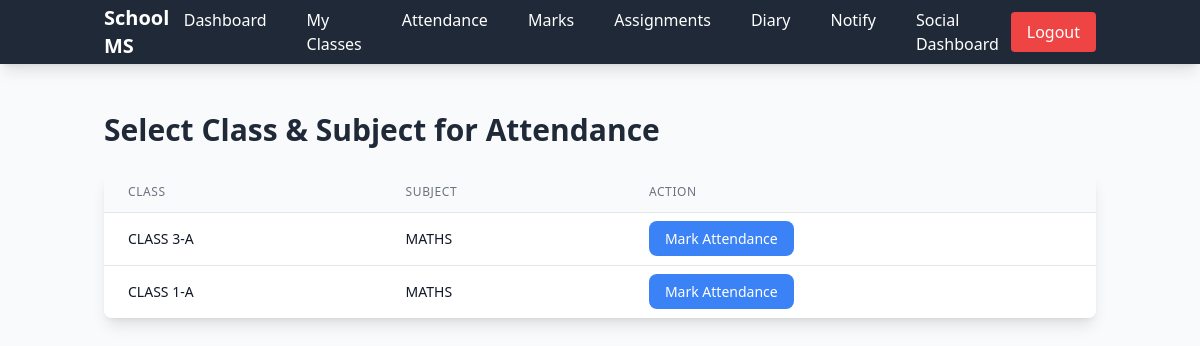
Page /teacher/attendance (signed in) on the committed database.
### app.py (models this page shows)
class ClassSubject(db.Model):
    __tablename__ = 'class_subject'
    id = db.Column(db.Integer, primary_key=True)
    class_id = db.Column(db.String(20), db.ForeignKey('classes.class_id'), nullable=False)
    subject_id = db.Column(db.String(20), db.ForeignKey('subject.subject_id'), nullable=False)
    teacher_id = db.Column(db.String(20), db.ForeignKey('teacher.teacher_id'), nullable=False)
    __table_args__ = (
        db.UniqueConstraint('class_id', 'subject_id', name='unique_class_subject'),
    )

class Classes(db.Model):
    __tablename__ = 'classes'
    id = db.Column(db.Integer, primary_key=True)
    class_id = db.Column(db.String(20), unique=True, nullable=True)
    name = db.Column(db.String(100), nullable=False)
    section = db.Column(db.String(10))
    grade_id = db.Column(db.String(20), db.ForeignKey('grade.grade_id'))
    head = db.Column(db.String(20), db.ForeignKey('teacher.teacher_id'))
    students = db.relationship('Student', backref='class_obj', lazy=True)
    class_subjects = db.relationship('ClassSubject', backref='class_obj', lazy=True)
    diaries = db.relationship('Diary', backref='class_obj', lazy=True)
    attendances = db.relationship('Attendance', backref='class_obj', lazy=True)
    assignments = db.relationship('Assignment', backref='class_obj', lazy=True)
    notifications = db.relationship('Notification', backref='class_obj', lazy=True)

class Subject(db.Model):
    __tablename__ = 'subject'
    id = db.Column(db.Integer, primary_key=True)
    subject_id = db.Column(db.String(20), unique=True, nullable=True)
    name = db.Column(db.String(100), nullable=False)
    description = db.Column(db.String(500))
    class_subjects = db.relationship('ClassSubject', backref='subject', lazy=True)

### app.py (the view)
@app.route('/teacher/attendance', methods=['GET'])
@teacher_required
def attendance_home():
    teacher_id = session.get('teacher_id')
    my_classes = ClassSubject.query.filter_by(teacher_id=teacher_id).all()
    return render_template('teacher_attendance_select.html', my_classes=my_classes)

### app.py (called while the page is built)
@app.context_processor
def inject_date():
    return dict(date=date, datetime=datetime)

def teacher_required(f):
    @wraps(f)
    def decorated_function(*args, **kwargs):
        if 'teacher_id' not in session:
            flash('Please login as teacher first', 'error')
            return redirect(url_for('teacher_login'))
        return f(*args, **kwargs)
    return decorated_function

### templates/teacher_attendance_select.html (shortened to what this page needs)
{% extends 'base.html' %}
{% block content %}
<h2 class="text-3xl font-bold text-gray-800 mb-6">Select Class & Subject for Attendance</h2>
<div class="bg-white shadow-lg rounded-lg overflow-hidden">
    <table class="min-w-full divide-y divide-gray-200">
        <thead class="bg-gray-50">
            <tr>
                <th class="px-6 py-3 text-left text-xs font-medium text-gray-500 uppercase tracking-wider">Class</th>
                <th class="px-6 py-3 text-left text-xs font-medium text-gray-500 uppercase tracking-wider">Subject</th>
                <th class="px-6 py-3 text-left text-xs font-medium text-gray-500 uppercase tracking-wider">Action</th>
            </tr>
        </thead>
        <tbody class="bg-white divide-y divide-gray-200">
            {% for cs in my_classes %}
            <tr class="hover:bg-gray-50">
                <td class="px-6 py-4 whitespace-nowrap text-sm font-medium text-gray-900">{{ cs.class_obj.name }}</td>
                <td class="px-6 py-4 whitespace-nowrap text-sm text-gray-900">{{ cs.subject.name }}</td>
                <td class="px-6 py-4 whitespace-nowrap text-sm">
                    <a href="{{ url_for('mark_attendance', class_subject_id=cs.id) }}" class="bg-blue-500 hover:bg-blue-600 text-white px-4 py-2 rounded-lg">
                        Mark Attendance
                    </a>
                </td>
            </tr>
            {% endfor %}
        </tbody>
    </table>
</div>
{% endblock %}

### rows in the picture
ClassSubject: class_obj.name "CLASS 3-A", subject.name "MATHS"
ClassSubject: class_obj.name "CLASS 1-A", subject.name "MATHS"
